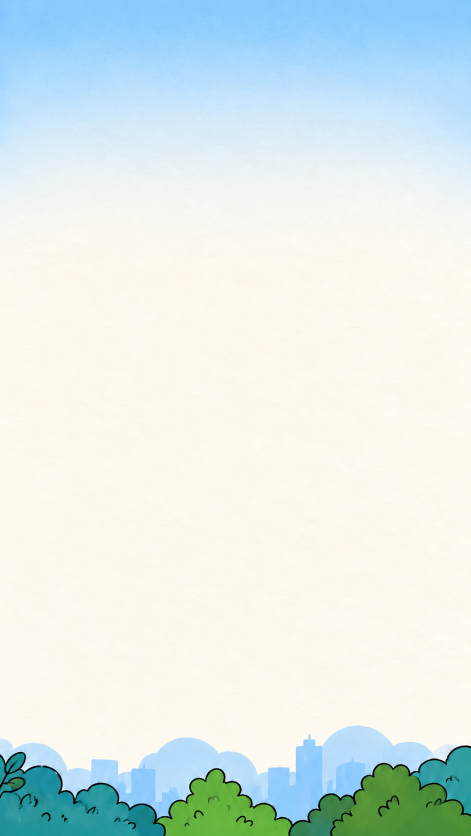
#> input picture frontend/assets/art/src/home-backdrop.png, 941 x 1672 px (shown at 1/2 size)
$ python install-home-backdrop.py
#> lines starting #> are read from the running program, lines starting #| are printed output that depends on the picture
#> in main, src is the input picture: PIL image 941x1672 RGB; mean R, G, B 222.6, 234.8, 232.4
"""Ship the painted street the Home feed stands on, and measure its bands.

SAME FRAME METHOD AS THE RIVALS PARK, DIFFERENT PICTURE. The master is one
painting with three parts: an open sky across the TOP, a flat cream field down
the MIDDLE, and the skyline and hedgerow across the BOTTOM. The middle is a
single flat colour by construction — it is where the hero card, the rail and
the feed go — so the picture can be drawn with its two painted bands pinned to
the top and bottom of the window and the field simply continuing between them,
at any screen height, with no crop and no letterbox. Home is a SCROLL, so this
matters more here than anywhere: the sky sits behind the header and the hedge
sits above the tab bar on every phone, and the feed scrolls through the field
between them.

MEASURED, NOT DECLARED. The band edges are found by scanning for the first and
last row that is the field colour all the way across, rather than typed in from
a look at the file. A repaint that moves the horizon then moves the numbers
with it, and the only thing to do about it is paste the `HOME_STREET` block
this prints into src/config/onboardingArt.js.

ONE FILE, AND THE FIELD IS NOT IN IT. The two bands ship STACKED in a single
asset and the page draws them through two clipping windows, one pinned to each
edge (components/home/HomeBackdrop.js). Dropping the flat cream rows between
them is most of the file, and it keeps the whole backdrop to one slot against
the OTA asset budget.

Usage (from frontend/):

    python scripts/install-home-backdrop.py [master.png]

Writes assets/art/home/backdrop.png. Like the rivals park and the pit stop
plates this file is sized HERE and is therefore not listed in
scripts/downscale-art.py — one owner per asset, or a later regen silently
re-resizes what this already sized.
"""

import sys
from pathlib import Path

from PIL import Image

HERE = Path(__file__).resolve().parent
ASSETS = HERE.parent / "assets" / "art"
MASTER = ASSETS / "src" / "home-backdrop.png"
OUT = ASSETS / "home"

# The master as delivered. Not fatal if it changes — everything below is
# measured or proportional — but a different delivery is usually a different
# composition, so it is worth saying out loud.
SRC_W, SRC_H = 941, 1672

# What it ships at: 430pt (the widest iPhone) x 3, the same FULLBLEED number
# every other full-window backdrop is capped to. The plate is only ever drawn
# at the window's WIDTH, so past 3x there is nothing left for a display to show
# and only pixels for the decoder to chew on.
SHIP_W = 1290

# Flat cartoon fills plus one soft sky gradient: a 256-colour palette holds that
# to within a rounding error. The dither is for the gradient, which is the only
# part that bands.
PALETTE = 256

# How far a row may drift from the field colour and still count as field. Wide
# enough for the paper texture over the cream and for the last breath of the
# sky gradient, tight enough that the first hedge leaf stops the scan.
TOL = 12


def measure(im):
    """First and last row that is the field colour all the way across."""
    px = im.load()
    w, h = im.size
#> w = 941; h = 1672
    field = px[w // 2, h // 2]
#> field = (253, 250, 239)
    rows = []
    for y in range(h):
        # Every third column: the bands reach the edges, so anything that is
        # not field is hit long before a two-pixel stem could slip between the
        # samples.
        if all(
            all(abs(px[x, y][i] - field[i]) <= TOL for i in range(3))
            for x in range(0, w, 3)
        ):
            rows.append(y)
#> after the loop, rows = 1030 values from 420 to 1450
    if not rows:
        raise SystemExit("no flat field found — is this the right master?")
    return field, rows[0], rows[-1]


def main():
    master = Path(sys.argv[1]) if len(sys.argv) > 1 else MASTER
    if not master.exists():
        raise SystemExit(f"no master at {master}")

    src = Image.open(master).convert("RGB")
    if src.size != (SRC_W, SRC_H):
        print(f"warning: expected {SRC_W}x{SRC_H}, got {src.width}x{src.height}")

    field, first, last = measure(src)
#> field = (253, 250, 239); first = 420; last = 1450
    # The bands are what is OUTSIDE the flat field, as fractions of the
    # master's WIDTH — the plate is always drawn at the window width, so
    # `height = width x fraction` is the whole of the page's sizing maths.
    top = first / src.width
#> top = 0.446
    bottom = (src.height - 1 - last) / src.width
#> bottom = 0.235

    # The two bands, stacked with the flat field taken out from between them.
    # The seam is invisible because both sides of it ARE the field colour: the
    # sky band ends in cream and the hedgerow band starts in it.
    top_rows, bottom_rows = first, src.height - 1 - last
#> top_rows = 420; bottom_rows = 221
    stacked = Image.new("RGB", (src.width, top_rows + bottom_rows))
#> stacked: PIL image 941x641 RGB; every value is 0
    stacked.paste(src.crop((0, 0, src.width, top_rows)), (0, 0))
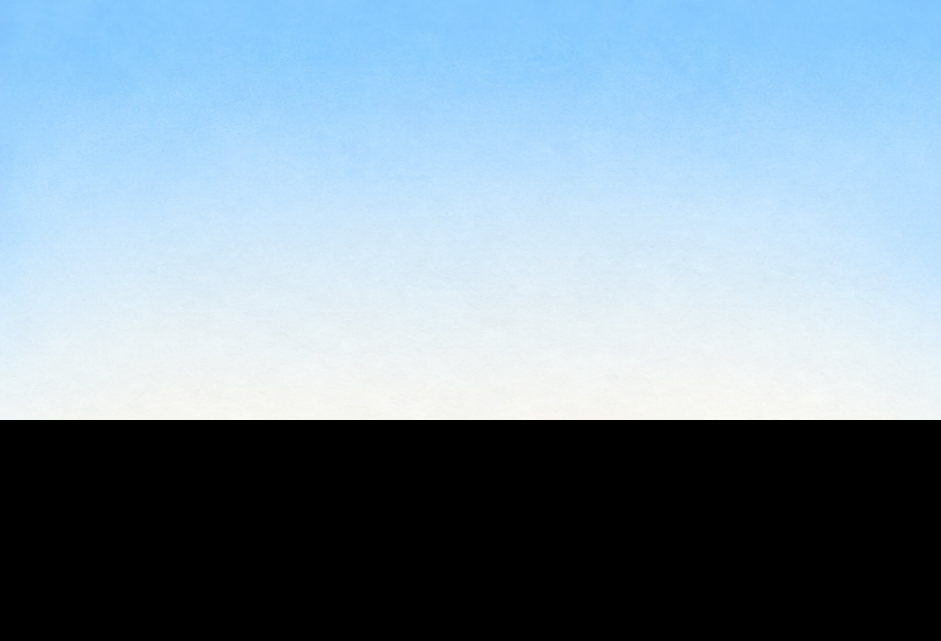
#> stacked: PIL image 941x641 RGB; mean R, G, B 126.7, 148.2, 163.8
    stacked.paste(src.crop((0, last + 1, src.width, src.height)), (0, top_rows))
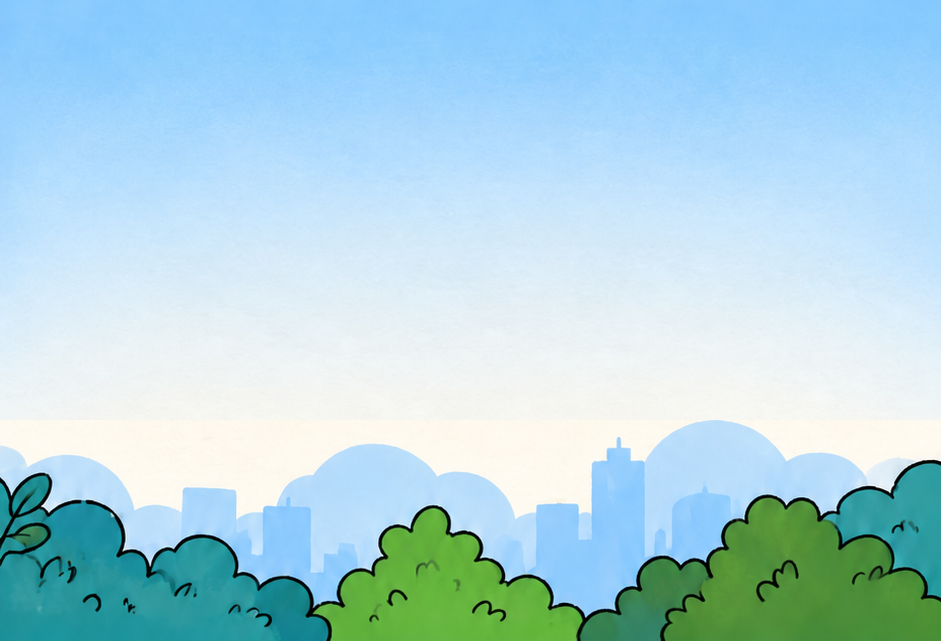
#> stacked: PIL image 941x641 RGB; mean R, G, B 173.7, 212.8, 224.1

    OUT.mkdir(parents=True, exist_ok=True)
    ship_h = round(stacked.height * SHIP_W / stacked.width)
#> ship_h = 879
    plate = stacked.resize((SHIP_W, ship_h), Image.Resampling.LANCZOS).quantize(
        colors=PALETTE, method=Image.Quantize.MEDIANCUT, dither=Image.Dither.FLOYDSTEINBERG
    )
    path = OUT / "backdrop.png"
    plate.save(path, optimize=True)

    # The colour the sky band OPENS on, for the strip above it: a window taller
    # than the picture pushes the sky band down off the top edge, and what it
    # leaves has to be the sky's own colour rather than the field's.
    sky = src.getpixel((src.width // 2, 0))
#> sky = (139, 205, 253)

#> (the run stopped early here; a loop or call above may not have finished)

$ run again, with frontend/assets/art/src/rivals-park.png copied over frontend/assets/art/src/home-backdrop.png
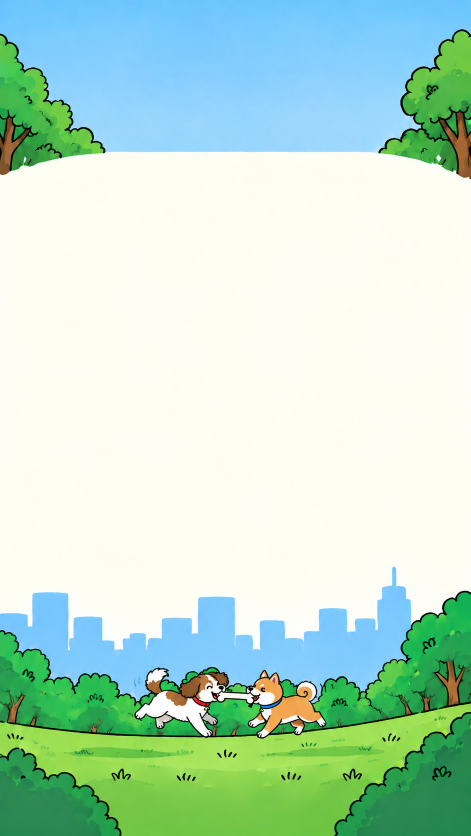
#> input picture frontend/assets/art/src/rivals-park.png, 941 x 1672 px (shown at 1/2 size)
#> in main, src is the input picture: PIL image 941x1672 RGB; mean R, G, B 188.5, 223.1, 204.2
#> in measure, `field = px[w // 2, h // 2]`: field = (254, 253, 242)
#> after the loop in measure, `for y in range(h):`: rows = 775 values from 358 to 1132
#> in main, `field, first, last = measure(src)`: field = (254, 253, 242); first = 358; last = 1132
#> top = 0.38
#> bottom = 0.573
#> top_rows = 358; bottom_rows = 539
#> in main, `stacked.paste(src.crop((0, 0, src.width, top_rows)), (0, 0))`:
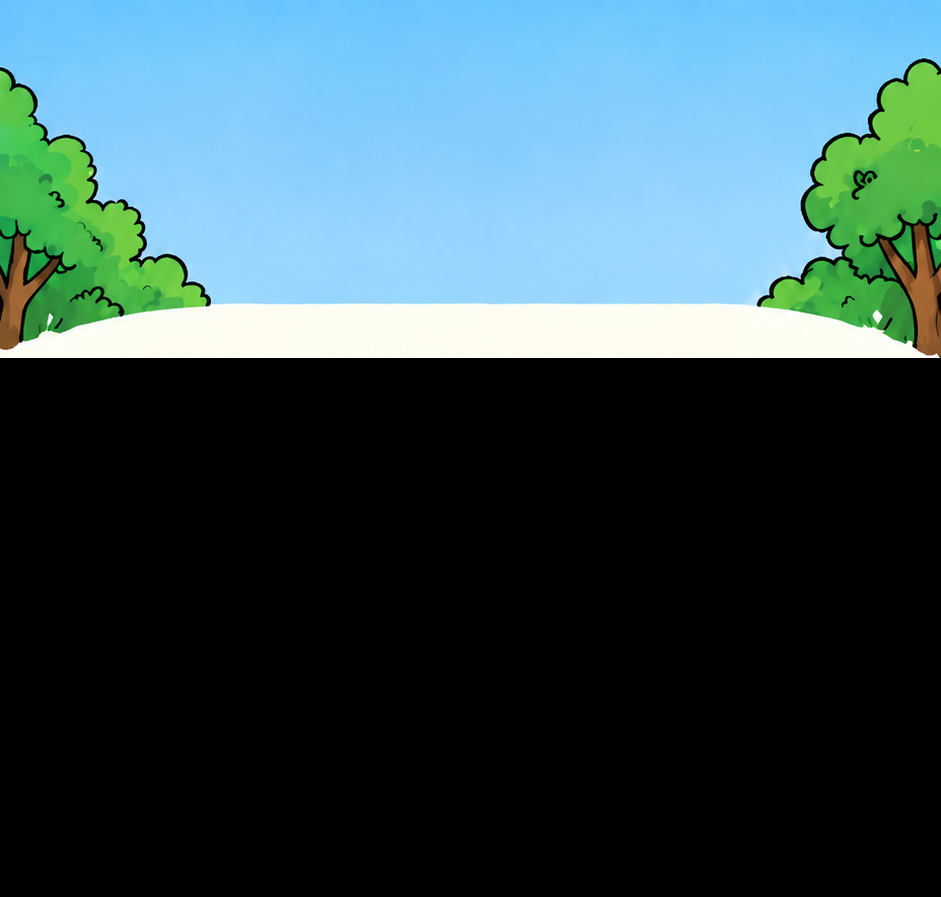
#> stacked: PIL image 941x897 RGB; mean R, G, B 55.3, 81, 86.7
#> in main, `plate = stacked.resize((SHIP_W, ship_h), Image.Resampling.LANCZOS).qua..`:
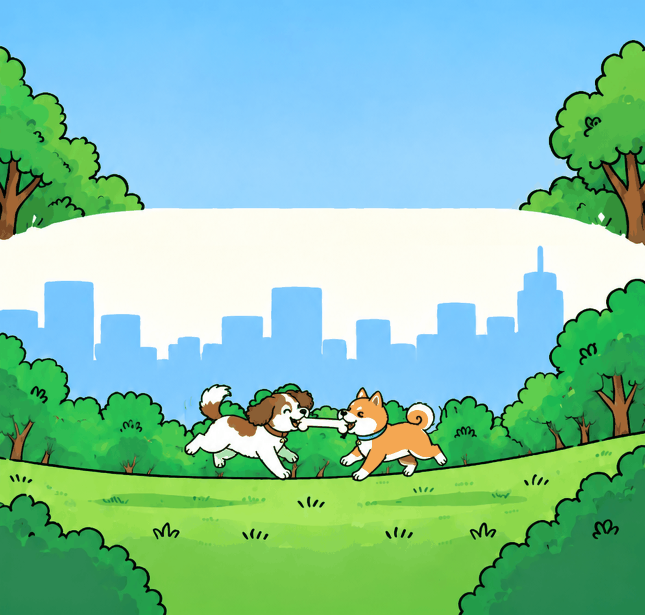
#> plate: PIL image 1290x1230 P (shown at 1/2 size); mean R, G, B 132.1, 197.4, 171.7
#> sky = (109, 199, 253)
